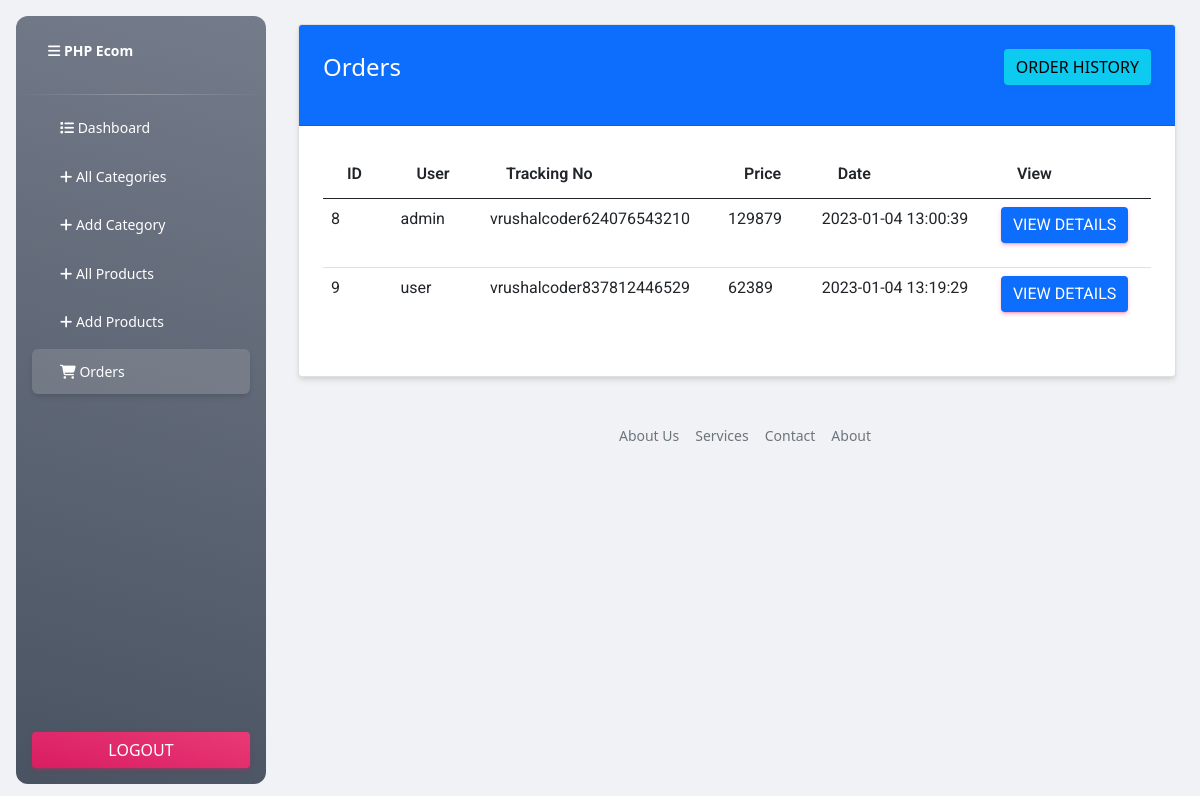
Screenshot of /admin/orders.php (signed in) with the database file from the repository.
### tables this page shows
CREATE TABLE `orders` (
  `id` int(11) NOT NULL,
  `tracking_no` varchar(191) NOT NULL,
  `user_id` int(191) NOT NULL,
  `name` varchar(191) NOT NULL,
  `email` varchar(191) NOT NULL,
  `phone` varchar(191) NOT NULL,
  `address` mediumtext NOT NULL,
  `pincode` int(191) NOT NULL,
  `total_price` int(191) NOT NULL,
  `payment_mode` varchar(191) NOT NULL,
  `payment_id` varchar(191) DEFAULT NULL,
  `status` tinyint(4) NOT NULL DEFAULT 0,
  `comments` varchar(255) DEFAULT NULL,
  `created_at` timestamp NOT NULL DEFAULT current_timestamp()
);

### functions/myfunctions.php (called while the page is built, shortened)
<?php
include('../config/dbcon.php');
function getAllOrders()
{
  global $con;
  $query = "SELECT * FROM orders  WHERE status='0'  ";
   return $query_run = mysqli_query($con, $query);
}
?>

### admin/orders.php (the view, shortened to what this page needs)
<?php
include('includes/heder.php');
?>
<div class="container">
  <div class="row">
    <div class="col-md-12">
      <div class="card mt-4">
        <div class="card-header bg-primary">
        <span class="text-white fs-4">Orders
            <a href="order-history.php" class="btn btn-info float-end">Order History</a>
            </span>
        </div>
          <div class="card-body">
                <table class="table table-hover table-fixed">
                    <thead>
                        <tr>
                            <th>ID</th>
                            <th>User</th>
                            <th>Tracking No</th>
                            <th>Price</th>
                            <th>Date</th>
                            <th>View</th>
                        </tr>
                    </thead>
                    <tbody>
                        <?php
                        $orders = getAllOrders();
                        if (mysqli_num_rows($orders) > 0) {
                            foreach ($orders as $item) {
                        ?>
                                <tr>
                                    <td><?= $item['id']; ?></td>
                                    <td><?= $item['name']; ?></td>
                                    <td><?= $item['tracking_no']; ?></td>
                                    <td><?= $item['total_price']; ?></td>
                                    <td><?= $item['created_at']; ?></td>
                                    <td>
                                        <a href="view-order.php?t=<?= $item['tracking_no']; ?>" class="btn btn-primary">View details</a>
                                    </td>
                                </tr>
                            <?php
                            }
                        } else {
                            ?>
                            <tr>
                                <td colspan="5">No orders yet!</td>
                            </tr>
                        <?php
                        }
                        ?>
                    </tbody>
                </table>
            </div>
        </div>
    </div>
</div>
  </div>
<?php include('includes/footer.php'); ?>

### rows the page displays
orders: id "8", name "admin", tracking_no "vrushalcoder624076543210", total_price "129879", created_at "2023-01-04 13:00:39"
orders: id "9", name "user", tracking_no "vrushalcoder837812446529", total_price "62389", created_at "2023-01-04 13:19:29"
